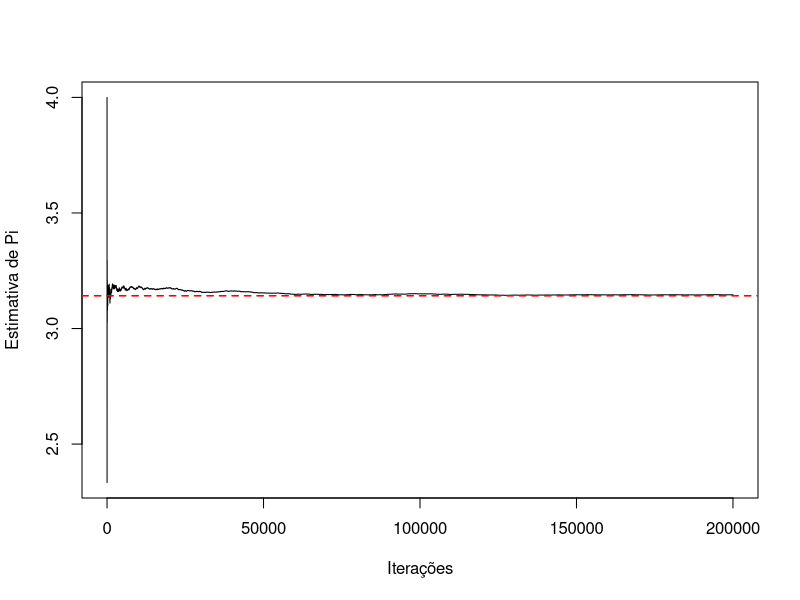

The R source for this figure:
set.seed(123)
count <- 0
n <- 200000
estimativas_pi <- numeric(n)

for (i in 1:n) {
  x <- runif(1)
  y <- runif(1)
  
  if ((x^2 + y^2) < 1) {
    count <- count + 1
  }
  
  # Multiplica por 4 para estimar pi em vez de pi/4
  estimativas_pi[i] <- (4*count / i)
}

# Exibe a estimativa final no console
print(estimativas_pi[n])

# Plota a convergência para pi
plot(estimativas_pi, type = "l", ylab = "Estimativa de Pi", xlab = "Iterações")
abline(h = pi, col = "red", lty = 2, lwd = 1.5)
